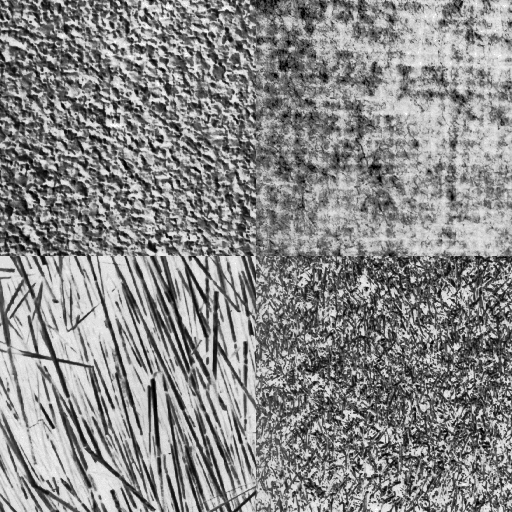
%> input picture Project_1/mosaic1.png, 512 x 512 px
$ octave task_b.m   (GNU Octave 9; MATLAB toolbox functions it lacks are replaced by stand-ins)
%> lines starting %> are read from the running program, lines starting %| are printed output that depends on the picture
%% Import pictures
mosaic1 = imread('mosaic1.png');
%> mosaic1 is the input picture: size 512x512 uint8; min 0, max 255, mean 136.8
mosaic2 = imread('mosaic2.png');
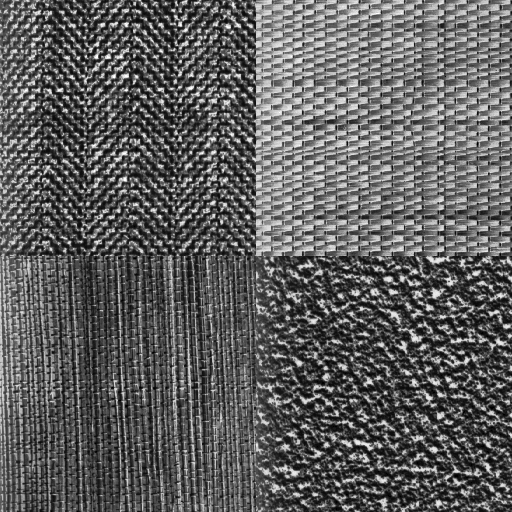
%> input picture Project_1/mosaic2.png, 512 x 512 px
%> mosaic2 is the input picture: size 512x512 uint8; min 0, max 255, mean 95.4

%% Show pictures
figure, imshow(mosaic1);
figure, imshow(mosaic2);

%% Create subimages
d = length(mosaic1) / 2;
%> d = 256

tl_1 = mosaic1(1:d, 1:d);
tr_1 = mosaic1(1:d, d+1:end);
bl_1 = mosaic1(d+1:end, 1:d);
br_1 = mosaic1(d+1:end, d+1:end);

tl_2 = mosaic2(1:d, 1:d);
tr_2 = mosaic2(1:d, d+1:end);
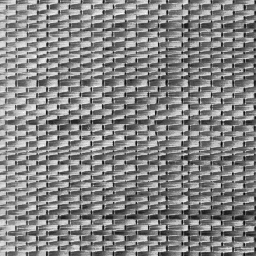
%> tr_2: size 256x256 uint8; min 0, max 255, mean 133.4
bl_2 = mosaic2(d+1:end, 1:d);
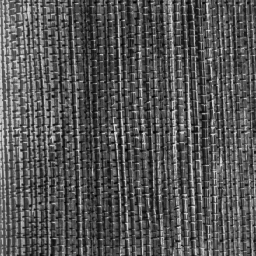
%> bl_2: size 256x256 uint8; min 0, max 221, mean 85.1
br_2 = mosaic2(d+1:end, d+1:end);
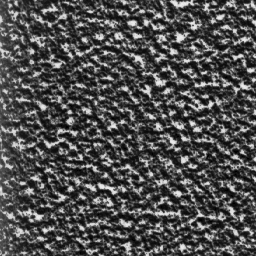
%> br_2: size 256x256 uint8; min 0, max 234, mean 78.1

% Puting all subimages in one 3D matrix for convenience
subimages = tl_1;
subimages(:,:,2) = tr_1;
subimages(:,:,3) = bl_1;
subimages(:,:,4) = br_1;
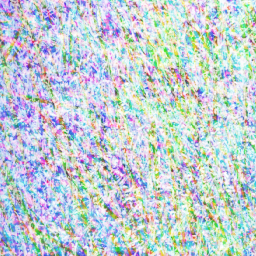
%> subimages: size 256x256x4 uint8; mean R, G, B, A 123.9, 147.9, 157.7, 117.5; transparent parts drawn white
subimages(:,:,5) = tl_2;
subimages(:,:,6) = tr_2;
subimages(:,:,7) = bl_2;
subimages(:,:,8) = br_2;

for i = 1:8
    %figure, imshow(subimages(:,:,i));
end

%% Histogram equalized
subimages_eq = histeq(tl_1);
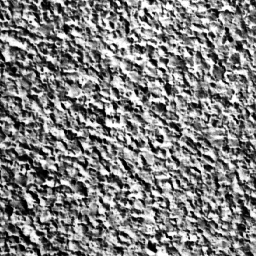
%> subimages_eq: size 256x256 uint8; min 0, max 255, mean 127.2
for i = 2:8
    subimages_eq(:,:,i) = histeq(subimages(:,:,i));
end

%% Show equalized subimages
figure();
for i = 1:8
    subplot(2,4,i), imshow(subimages_eq(:,:,i));
    title(append('Subimage: ', num2str(i)));
end
%> this loop made 8 passes
%> pass 2, `imshow(subimages_eq(:,:,i))`:
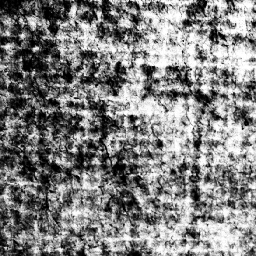
%> displayed picture: size 256x256, on the screen's scale of 0 to 255; min 0, max 255, mean 128.3

%% GLCMs
N = 16; % Number of gray levels
flag = hot;

%% Subimage: 1
figure();
m = [1,3,6,9];
for i = 1:4
    paramaters = m(i)*[0 1; -1 1; -1 0; -1 -1]; % 0, 45, 90 and 135 degrees.
    subplot(2,2,i);
    glcm1 = graycomatrix(subimages_eq(:,:,1), 'Numlevels', N, 'Offset', paramaters, 'Symmetric', true);
    glcm1 = fix(sum(glcm1, 3) / length(paramaters)); % average of glcm for different offstes
    glcm_normalized1 = glcm1./(sum(glcm1, 'all'));
    h = heatmap(string(0:N-1), string(0:N-1), glcm_normalized1);
    title(append('Step length: ', num2str(m(i))));
    h.Colormap = flag;
end

%% Subimage: 2
figure();
m = [1,2,3,4];
for i = 1:4
    paramaters = m(i)*[0 1; -1 0]; % 0 and 90 degrees.
    subplot(2,2,i);
    glcm2 = graycomatrix(subimages_eq(:,:,2), 'Numlevels', N, 'Offset', paramaters, 'Symmetric', true);
    glcm2 = fix(sum(glcm2, 3) / length(paramaters)); % average of glcm for different offstes
    glcm_normalized2 = glcm2./(sum(glcm2, 'all'));
%> (the run ends here)
